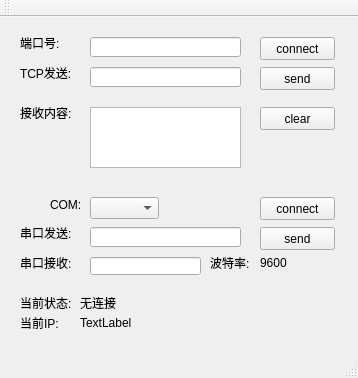
<?xml version="1.0" encoding="UTF-8"?>
<ui version="4.0">
 <class>MainWindow</class>
 <widget class="QMainWindow" name="MainWindow">
  <property name="geometry">
   <rect>
    <x>0</x>
    <y>0</y>
    <width>358</width>
    <height>378</height>
   </rect>
  </property>
  <property name="windowTitle">
   <string>MainWindow</string>
  </property>
  <widget class="QWidget" name="centralWidget">
   <widget class="QPushButton" name="connectButt">
    <property name="geometry">
     <rect>
      <x>260</x>
      <y>20</y>
      <width>75</width>
      <height>23</height>
     </rect>
    </property>
    <property name="text">
     <string>connect</string>
    </property>
   </widget>
   <widget class="QPushButton" name="sendTCPButt">
    <property name="geometry">
     <rect>
      <x>260</x>
      <y>50</y>
      <width>75</width>
      <height>23</height>
     </rect>
    </property>
    <property name="text">
     <string>send</string>
    </property>
   </widget>
   <widget class="QLineEdit" name="lineEdit">
    <property name="geometry">
     <rect>
      <x>90</x>
      <y>20</y>
      <width>151</width>
      <height>20</height>
     </rect>
    </property>
   </widget>
   <widget class="QLabel" name="label">
    <property name="geometry">
     <rect>
      <x>20</x>
      <y>20</y>
      <width>54</width>
      <height>12</height>
     </rect>
    </property>
    <property name="text">
     <string>端口号:</string>
    </property>
   </widget>
   <widget class="QLabel" name="label_2">
    <property name="geometry">
     <rect>
      <x>20</x>
      <y>50</y>
      <width>54</width>
      <height>12</height>
     </rect>
    </property>
    <property name="text">
     <string>TCP发送:</string>
    </property>
   </widget>
   <widget class="QLineEdit" name="lineEdit_2">
    <property name="geometry">
     <rect>
      <x>90</x>
      <y>50</y>
      <width>151</width>
      <height>20</height>
     </rect>
    </property>
   </widget>
   <widget class="QTextEdit" name="textEdit">
    <property name="geometry">
     <rect>
      <x>90</x>
      <y>90</y>
      <width>151</width>
      <height>61</height>
     </rect>
    </property>
    <property name="tabChangesFocus">
     <bool>false</bool>
    </property>
   </widget>
   <widget class="QLabel" name="label_3">
    <property name="geometry">
     <rect>
      <x>20</x>
      <y>90</y>
      <width>54</width>
      <height>12</height>
     </rect>
    </property>
    <property name="text">
     <string>接收内容:</string>
    </property>
   </widget>
   <widget class="QPushButton" name="clearButt">
    <property name="geometry">
     <rect>
      <x>260</x>
      <y>90</y>
      <width>75</width>
      <height>23</height>
     </rect>
    </property>
    <property name="text">
     <string>clear</string>
    </property>
   </widget>
   <widget class="QLabel" name="statusLabel1">
    <property name="geometry">
     <rect>
      <x>80</x>
      <y>280</y>
      <width>521</width>
      <height>12</height>
     </rect>
    </property>
    <property name="text">
     <string>无连接</string>
    </property>
   </widget>
   <widget class="QPushButton" name="comButt">
    <property name="geometry">
     <rect>
      <x>260</x>
      <y>180</y>
      <width>75</width>
      <height>23</height>
     </rect>
    </property>
    <property name="text">
     <string>connect</string>
    </property>
   </widget>
   <widget class="QLabel" name="label_4">
    <property name="geometry">
     <rect>
      <x>20</x>
      <y>300</y>
      <width>51</width>
      <height>12</height>
     </rect>
    </property>
    <property name="text">
     <string>当前IP:</string>
    </property>
   </widget>
   <widget class="QLabel" name="labelIP">
    <property name="geometry">
     <rect>
      <x>80</x>
      <y>300</y>
      <width>131</width>
      <height>12</height>
     </rect>
    </property>
    <property name="text">
     <string>TextLabel</string>
    </property>
   </widget>
   <widget class="QLabel" name="label_6">
    <property name="geometry">
     <rect>
      <x>20</x>
      <y>280</y>
      <width>54</width>
      <height>12</height>
     </rect>
    </property>
    <property name="text">
     <string>当前状态:</string>
    </property>
   </widget>
   <widget class="QComboBox" name="comboBox_SerialPort">
    <property name="geometry">
     <rect>
      <x>90</x>
      <y>180</y>
      <width>69</width>
      <height>22</height>
     </rect>
    </property>
   </widget>
   <widget class="QLabel" name="label_5">
    <property name="geometry">
     <rect>
      <x>50</x>
      <y>180</y>
      <width>31</width>
      <height>16</height>
     </rect>
    </property>
    <property name="text">
     <string>COM:</string>
    </property>
   </widget>
   <widget class="QLineEdit" name="lineEdit_comsend">
    <property name="geometry">
     <rect>
      <x>90</x>
      <y>210</y>
      <width>151</width>
      <height>20</height>
     </rect>
    </property>
   </widget>
   <widget class="QLabel" name="label_7">
    <property name="geometry">
     <rect>
      <x>20</x>
      <y>210</y>
      <width>54</width>
      <height>12</height>
     </rect>
    </property>
    <property name="text">
     <string>串口发送:</string>
    </property>
   </widget>
   <widget class="QPushButton" name="comsendButt">
    <property name="geometry">
     <rect>
      <x>260</x>
      <y>210</y>
      <width>75</width>
      <height>23</height>
     </rect>
    </property>
    <property name="text">
     <string>send</string>
    </property>
   </widget>
   <widget class="QLabel" name="label_8">
    <property name="geometry">
     <rect>
      <x>20</x>
      <y>240</y>
      <width>54</width>
      <height>12</height>
     </rect>
    </property>
    <property name="text">
     <string>串口接收:</string>
    </property>
   </widget>
   <widget class="QLineEdit" name="lineEdit_com_rec">
    <property name="geometry">
     <rect>
      <x>90</x>
      <y>240</y>
      <width>111</width>
      <height>18</height>
     </rect>
    </property>
   </widget>
   <widget class="QLabel" name="label_9">
    <property name="geometry">
     <rect>
      <x>210</x>
      <y>240</y>
      <width>41</width>
      <height>12</height>
     </rect>
    </property>
    <property name="text">
     <string>波特率:</string>
    </property>
   </widget>
   <widget class="QLabel" name="label_10">
    <property name="geometry">
     <rect>
      <x>260</x>
      <y>240</y>
      <width>54</width>
      <height>12</height>
     </rect>
    </property>
    <property name="text">
     <string>9600</string>
    </property>
   </widget>
  </widget>
  <widget class="QMenuBar" name="menuBar">
   <property name="geometry">
    <rect>
     <x>0</x>
     <y>0</y>
     <width>358</width>
     <height>23</height>
    </rect>
   </property>
  </widget>
  <widget class="QToolBar" name="mainToolBar">
   <attribute name="toolBarArea">
    <enum>TopToolBarArea</enum>
   </attribute>
   <attribute name="toolBarBreak">
    <bool>false</bool>
   </attribute>
  </widget>
  <widget class="QStatusBar" name="statusBar"/>
 </widget>
 <layoutdefault spacing="6" margin="11"/>
 <resources/>
 <connections/>
</ui>
